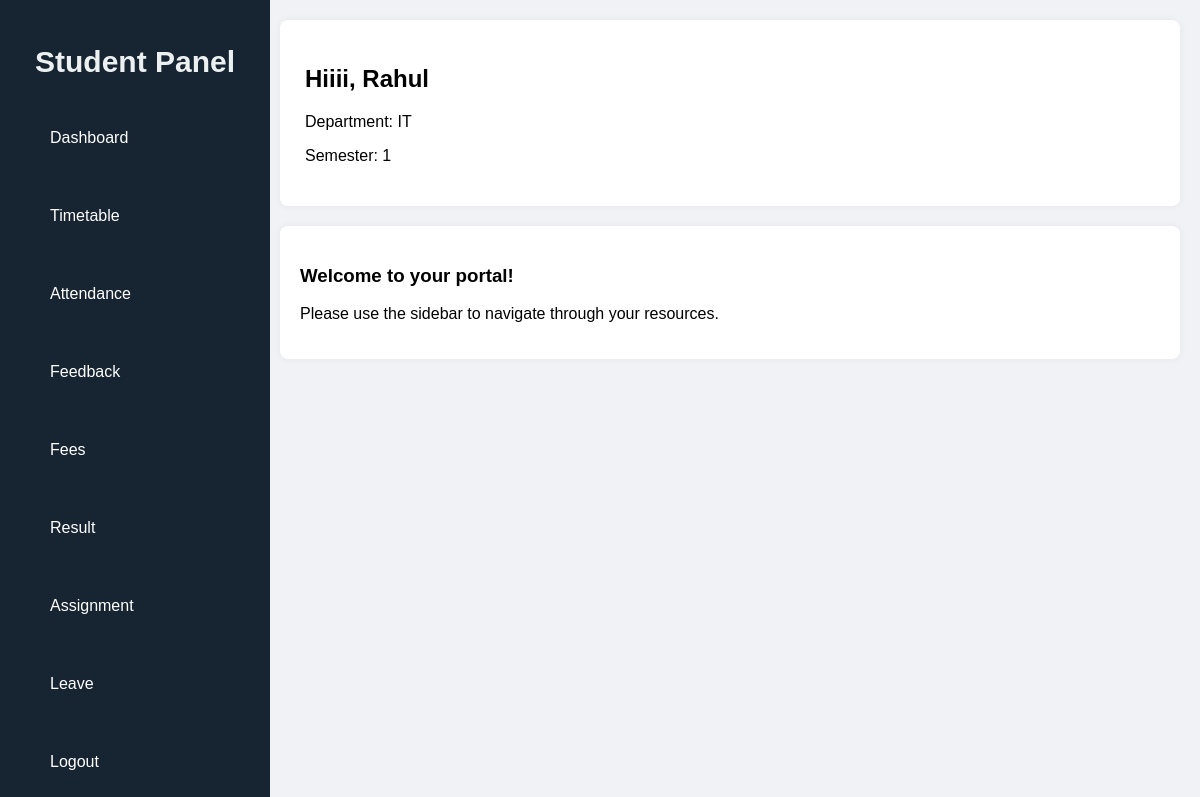
/student/dashboard/ (signed in), run on the app's committed database.
### CMS/models.py (models this page shows, shortened)
class CustomUser(AbstractUser):
    USER_ROLES = (
        ('student', 'Student'),
        ('faculty', 'Faculty'),
        ('hod', 'HOD'),
    )
    user_type = models.CharField(max_length=10, choices=USER_ROLES, default='student')
    email = models.EmailField(unique=True)
    role = models.CharField(max_length=10, choices=USER_ROLES)

class Student(models.Model):
    GENDER_CHOICES = (
        ('Male', 'Male'),
        ('Female', 'Female'),
        ('Other', 'Other'),
    )
    SEMESTER_CHOICES = (
        ('Semester 1', 'Semester 1'),
        ('Semester 2', 'Semester 2'),
        ('Semester 3', 'Semester 3'),
        ('Semester 4', 'Semester 4'),
        ('Semester 5', 'Semester 5'),
        ('Semester 6', 'Semester 6'),
        ('Semester 7', 'Semester 7'),
        ('Semester 8', 'Semester 8'),
    )
    user = models.OneToOneField(CustomUser, on_delete=models.CASCADE)
    roll_number = models.CharField(max_length=20, unique=True)
    department = models.ForeignKey(Department, on_delete=models.CASCADE)
    year = models.IntegerField()
    semester = models.CharField(max_length=10)
    contact_number = models.CharField(max_length=15,unique=True)
    gender = models.CharField(max_length=10, choices=GENDER_CHOICES)
    address = models.TextField()
    session_start = models.DateField()
    session_end = models.DateField()
    class Meta:
        unique_together = ('roll_number', 'year')

class Department(models.Model):
    name = models.CharField(max_length=100)
    def __str__(self):
        return self.name

### CMS/views.py (the view)
# urls.py: path('student/dashboard/', views.student_dashboard, name='student_dashboard'),
@login_required # done
def student_dashboard(request):
    student = request.user.student
    subjects = Subject.objects.filter(department=student.department)
    return render(request, "student_dashboard.html", {"subjects": subjects})

### CMS/templates/student_dashboard.html (shortened to what this page needs)
{% load static %}
<!DOCTYPE html>
<html lang="en">
<head>
    <link rel="stylesheet" href="{% static 'css/student_dashboard.css' %}">
    <link rel="stylesheet" href="{% static 'css/sidebar.css' %}">
</head>
<body>
<div class="dashboard-container">
    {% include 'student_sidebar.html' %}
    <div class="main-content">
        <div class="welcome-box">
            <h2>Hiiii, {{ request.user.first_name|default:request.user.username }}</h2>
            <p>Department: {{ request.user.student.department }}</p>
            <p>Semester: {{ request.user.student.semester }}</p>
        </div>
        <div class="info-box">
            <h3>Welcome to your portal!</h3>
            <p>Please use the sidebar to navigate through your resources.</p>
        </div>
    </div>
</div>
</body>
</html>

### CMS/static/css/student_dashboard.css (style rules this page uses)
.welcome-box { background: #fff; padding: 25px; border-radius: 8px; margin-bottom: 20px; box-shadow: 0 0 8px rgba(0, 0, 0, 0.05); }
.info-box { background: #fff; padding: 20px; border-radius: 8px; box-shadow: 0 0 8px rgba(0, 0, 0, 0.05); }

### CMS/static/css/sidebar.css (style rules this page uses)
body { margin: 0; font-family: Arial, sans-serif; background-color: #f0f2f5; }
.dashboard-container { display: flex; height: 100vh; }
.main-content { margin-left: 260px; padding: 20px; flex-grow: 1; overflow-y: auto; }

### data on the page
CustomUser: user.first_name "Rahul", user.student.department "IT", user.student.semester "1"
